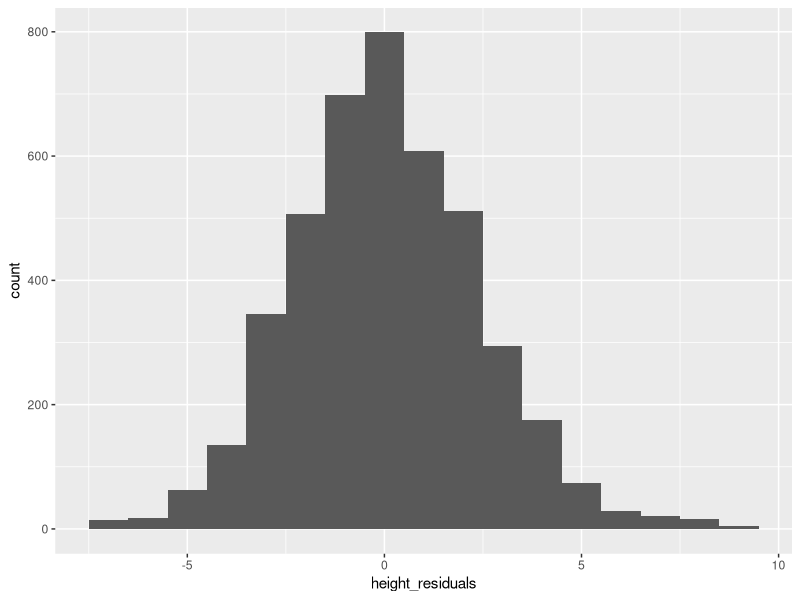
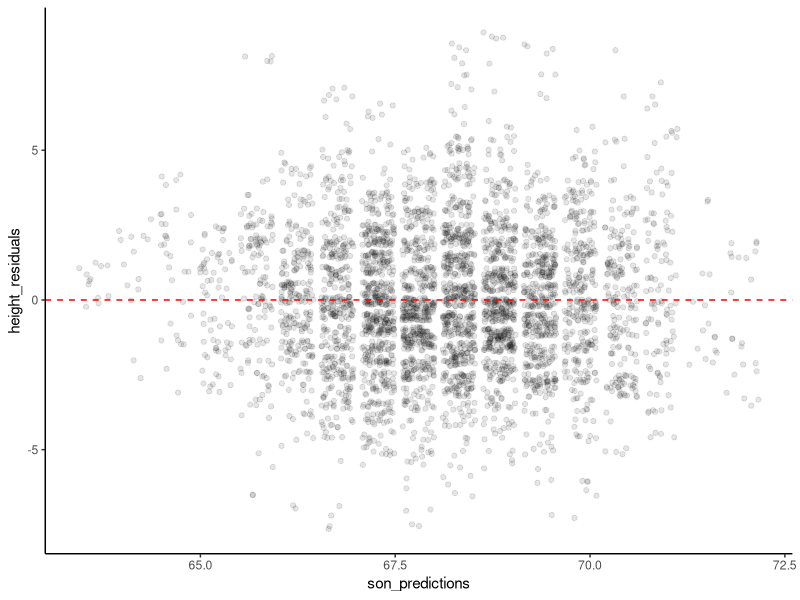

Write R code to recreate these figures, in order.
## ---- chunk 1
library(ggplot2)
## ---- chunk 2
pl <- read.csv("FatherSonHeights.csv")
head(pl)
## ---- chunk 3
height_model <- lm(son_height ~ 1 + father_height, data = pl)
## ---- chunk 4
height_residuals <- residuals(height_model)
## ---- chunk 5
weird_list <- list(2, "A", height_model, some_resids = head(height_residuals))
print(weird_list)
## ---- chunk 6
class(height_model)
## ---- chunk 7
names(height_model)
## ---- chunk 8
str(height_model)
## ---- chunk 9
height_residuals_v2 <- height_model$residuals
head(height_residuals)
head(height_residuals_v2)

tail(height_residuals)
tail(height_residuals_v2)
## ---- chunk 10
height_predictions <- predict(height_model)
height_predictions_v2 <- height_model$fitted.values

head(height_predictions)
head(height_predictions_v2)
tail(height_predictions)
tail(height_predictions_v2)
## ---- chunk 11
pl$height_residuals <- residuals(height_model)
pl$son_predictions <- predict(height_model)
head(pl)
## ---- chunk 12
ggplot(pl, aes(height_residuals)) + geom_histogram(binwidth = 1)
## ---- chunk 13
ggplot(pl, aes(son_predictions, height_residuals)) + 
  geom_jitter(height = .4, alpha = .1) +
  geom_hline(yintercept = 0, color = "red", linetype = 2) +
  theme_classic()
